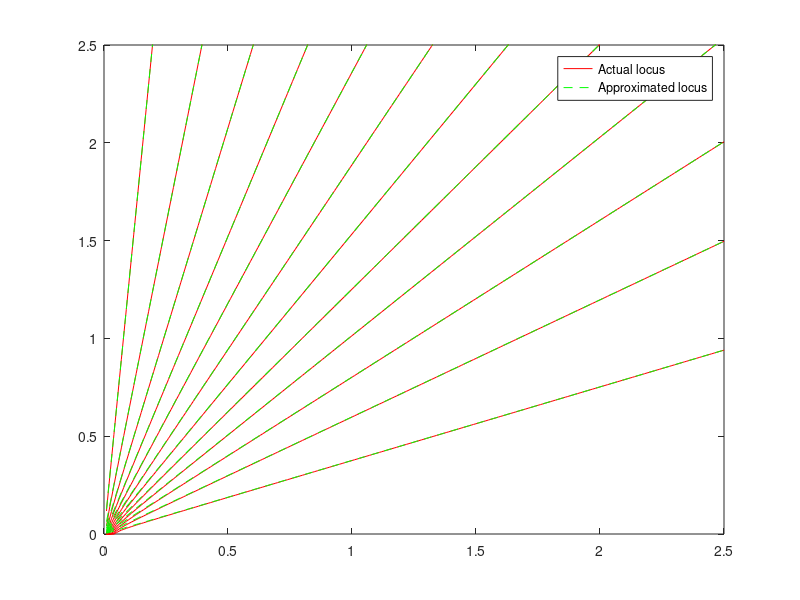
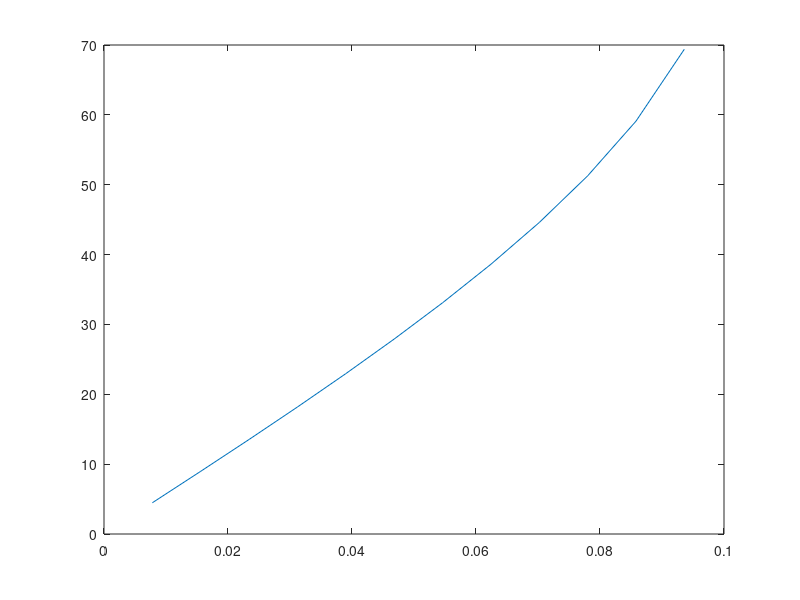

MATLAB code for these plots, in order:
figure(1);
for id = 0.0078:0.0078:0.1
   x = 0.01:0.01:2.5;
   y1 = sqrt(0.01*x.^2/id^2 - x.^2+id^2/4-0.05^2);    
   y2 = sqrt(0.01/id^2-1)*x;   
   plot(x,y1,'-r');
   hold on;
   plot(x,y2,'--g');
   legend('Actual locus','Approximated locus','Location','NorthEast');
   
end
axis([0 2.5 0 2.5]);

figure(2);
id = 0.0078:0.0078:0.1;
k = sqrt(0.01./(id.^2)-1);  % slope of the lines
y3 = (pi/2-atan(k))/pi*180; % the itd angles 
plot(id,y3);
